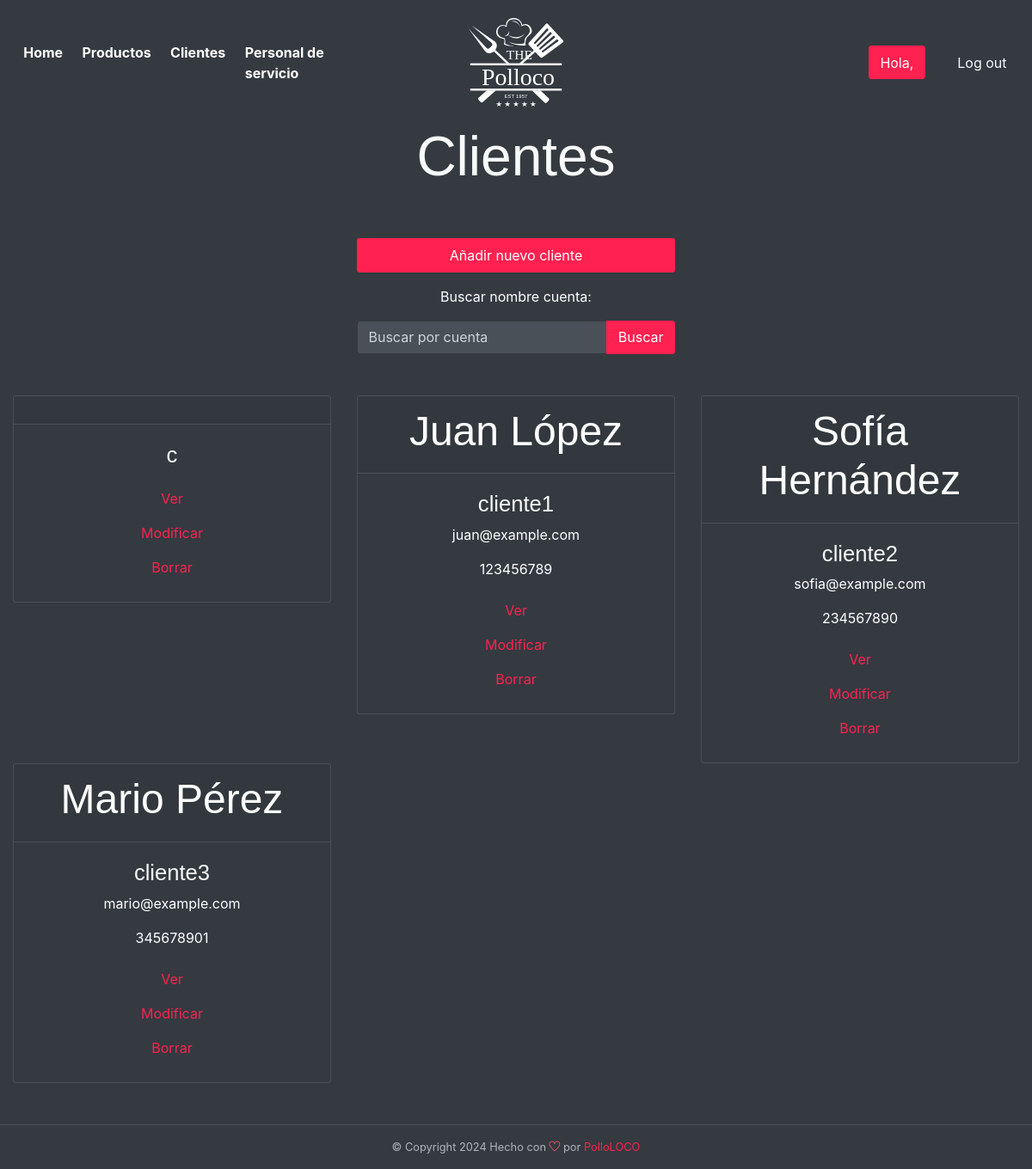
/foodhut/public_html/boss/clientes/clientes.php, run on the app's committed database.
### tables this page shows
CREATE TABLE usuario (
  id int auto_increment,
  cuenta varchar(25) not null,
  nombre varchar(25),
  apellidos varchar(25),
  contrasena varchar(25),
  email varchar(45),
  telefono varchar(9),
  ciudad varchar(25),
  cp varchar(5),
  calle varchar(25),
  numero varchar(25),
  piso varchar(25),
  letra varchar(5),
  rol enum ('cliente', 'cocina', 'reparto', 'boss'),
  PRIMARY KEY (id)
);

### foodhut/public_html/boss/clientes/clientes.php (the view, shortened to what this page needs)
<?php
$sql = conectarBaseDatos();
$cuentaBusqueda = '';
if (isset($_GET['buscar'])) {
    $cuentaBusqueda = $_GET['buscar'];
    $orden = "SELECT * FROM usuario WHERE rol = 'cliente' AND cuenta LIKE ?";
    $stmt = $sql->prepare($orden);
    $likeCuenta = "%" . $cuentaBusqueda . "%";
    $stmt->bind_param("s", $likeCuenta);
    $stmt->execute();
    $registro = $stmt->get_result();
} else {
    $orden = "SELECT * FROM usuario WHERE rol = 'cliente'";
    $registro = $sql->query($orden);
}
?>
<!DOCTYPE html>
<html lang="es">
<head>
    <link rel="stylesheet" href="../../assets/vendors/themify-icons/css/themify-icons.css">
    <link rel="stylesheet" href="../../assets/vendors/animate/animate.css">
	<link rel="stylesheet" href="../../assets/css/foodhut.css">
</head>
<body data-spy="scroll" data-target=".navbar" data-offset="40" id="home">
    <nav class="custom-navbar navbar navbar-expand-lg navbar-dark fixed-top" data-spy="affix" data-offset-top="10">
        <div class="collapse navbar-collapse" id="navbarSupportedContent">
            <ul class="navbar-nav">
            <li class="nav-item">
                    <a class="nav-link" href="../../inicio.php">Home</a>
                </li>
                <li class="nav-item">
                    <a class="nav-link" href="../articulos.php">Productos</a>
                </li>
                <li class="nav-item">
                    <a class="nav-link" href="clientes.php">Clientes</a>
                </li>
                <li class="nav-item">
                    <a class="nav-link" href="../servicio/profesional.php">Personal de servicio</a>
                </li>
            </ul>
            <a class="navbar-brand m-auto" href="#">
                <img src="../../assets/imgs/logo.svg" class="brand-img" alt="PolloLOCO Logo">
            </a>
            <ul class="navbar-nav">
                <li class="nav-item">
                    <a href="#" class="btn btn-primary ml-xl-4">Hola, <?php echo htmlspecialchars($_SESSION["cuenta"]); ?></a>
                </li>
                <li class="nav-item">
                    <a href="../../sesion.php?session=logout" class="btn ml-xl-4">Log out</a>
                </li>
            </ul>
        </div>
    </nav>
    <div id="blog" class="container-fluid bg-dark text-light py-5 text-center wow fadeIn">
        <br><br>
        <h2 class="section-title py-5">Clientes</h2>
        <div class="row justify-content-center">
            <div class="col-sm-7 col-md-4 mb-5">
                <ul class="nav nav-pills nav-justified mb-3" role="tablist">
                    <li class="nav-item">
                        <a class="nav-link active" href="nuevo_cliente.php">Añadir nuevo cliente</a>
                    </li>
                </ul>
                <form method="get" action="">
                <p class="text-white">Buscar nombre cuenta:</p>
                    <div class="input-group">
                        <input type="text" name="buscar" class="form-control" placeholder="Buscar por cuenta" value="<?php echo htmlspecialchars($cuentaBusqueda); ?>">
                        <div class="input-group-append">
                            <button class="btn btn-primary" type="submit">Buscar</button>
                        </div>
                    </div>
                </form>
            </div>
        </div>
        <div class="tab-content" id="pills-tabContent">
            <div class="tab-pane fade show active" id="foods" role="tabpanel" aria-labelledby="pills-home-tab">
                <div class="row">
                <?php while ($organiza = $registro->fetch_assoc()) { ?>
                    <div class="col-md-4">
                        <div class="card bg-transparent border my-3 my-md-0">
                        <div class="card-header">
                            <h1 class="rounded-0 card-img-top img-responsive text-white"><?php echo htmlspecialchars($organiza["nombre"]); ?> <?php echo htmlspecialchars($organiza["apellidos"]); ?></h1>
                        </div>
                            <div class="card-body">
                                <h4 class="pt20 pb20"><?php echo htmlspecialchars($organiza["cuenta"]); ?></h4>
                                <p class="text-white"><?php echo htmlspecialchars($organiza["email"]); ?></p>
                                <p class="text-white"><?php echo htmlspecialchars($organiza["telefono"]); ?></p>
                                <ul class="navbar-nav">
                                <li class="nav-item">
                                        <a class="nav-link" href="ver_clientes.php?id=<?php echo $organiza["id"]; ?>">Ver</a>
                                    </li>
                                    <li class="nav-item">
                                        <a class="nav-link" href="modificar_clientes.php?id=<?php echo $organiza["id"]; ?>">Modificar</a>
                                    </li>
                                    <li class="nav-item">
                                        <a class="nav-link" href="borrar_clientes.php?id=<?php echo $organiza["id"]; ?>">Borrar</a>
                                    </li>
                                </ul>
                            </div>
                        </div>
                    </div>
                <?php } ?>
                </div>
            </div>
        </div>
    </div>
    <div class="bg-dark text-light text-center border-top wow fadeIn">
        <p class="mb-0 py-3 text-muted small">&copy; Copyright <script>document.write(new Date().getFullYear())</script> Hecho con <i class="ti-heart text-danger"></i> por <a href="http://devcrud.com">PolloLOCO</a></p>
    </div>
</body>
</html>

### data on the page
usuario: cuenta "c"
usuario: nombre "Juan", apellidos "López", cuenta "cliente1", email "juan@example.com", telefono "123456789"
usuario: nombre "Sofía", apellidos "Hernández", cuenta "cliente2", email "sofia@example.com", telefono "234567890"
usuario: nombre "Mario", apellidos "Pérez", cuenta "cliente3", email "mario@example.com", telefono "345678901"
